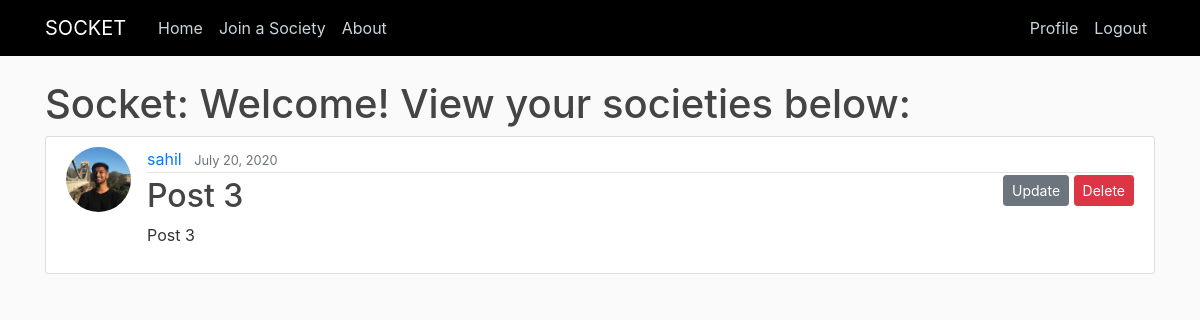
Screenshot of /society/3/post/15/ (signed in) with the database file from the repository.
### societies/models.py (models this page shows, shortened)
class SocPost(models.Model):
    title = models.CharField(max_length = 100)
    content = models.TextField()
    date_posted = models.DateTimeField(default=timezone.now)
    author = models.ForeignKey(User, on_delete=models.CASCADE)
    society = models.ForeignKey(Society, on_delete=models.CASCADE, related_name="posts")

### users/models.py (models this page shows, shortened)
class Profile(models.Model):
    user = models.OneToOneField(User, on_delete=models.CASCADE)
    image = models.ImageField(default='default.jpg', upload_to='profile_pics')

### blog/views.py (the view)
# urls.py: path('society/<int:society_id>/post/<int:pk>/', PostDetailView.as_view(), name='post-detail'),
class PostDetailView(LoginRequiredMixin, DetailView):
    model = SocPost
    template_name = 'blog/socpost_detail.html'

### blog/templates/blog/socpost_detail.html
{% extends "blog/base.html" %}
{% block content %}
    <h1> Socket: Welcome! View your societies below: </h1>
        <article class="media content-section">
            <img class="rounded-circle article-img" src="{{ object.author.profile.image.url }}" />
            <div class="media-body">
                <div class="article-metadata">
                    <div>
                        <a class="mr-2" href="#">{{ object.author }}</a>
                        <small class="text-muted">{{ object.date_posted|date:"F d, Y" }}</small>
                    </div>
                    {% if object.author == user %}
                    <div class="float-right">
                        <a class="btn btn-secondary btn-sm mt-1 mb-1" href="{% url 'post-update' society_id=object.society.id pk=object.id%}">Update</a>
                        <a class="btn btn-danger btn-sm mt-1 mb-1" href="{% url 'post-delete' society_id=object.society.id pk=object.id%}">Delete</a>
                    </div>
                    {% endif %}
                </div>
                <h2><a class="article-title" href="#">{{ object.title }}</a></h2>
                <p class="article-content">{{ object.content }}</p>
            </div>
        </article>
{% endblock content %}

### blog/static/blog/main.css (style rules this page uses)
body { background: #fafafa; color: #333333; margin-top: 5rem; }
h1, h2, h3, h4, h5, h6 { color: #444444; }
.content-section { background: #ffffff; padding: 10px 20px; border: 1px solid #dddddd; border-radius: 3px; margin-bottom: 20px; }
.article-title { color: #444444; }
.article-content { white-space: pre-line; }
.article-img { height: 65px; width: 65px; margin-right: 16px; }
.article-metadata { padding-bottom: 1px; margin-bottom: 4px; border-bottom: 1px solid #e3e3e3 }

### rows the page displays
SocPost: author.profile.image (picture), author "sahil", date_posted "July 20, 2020", title "Post 3", content "Post 3"
